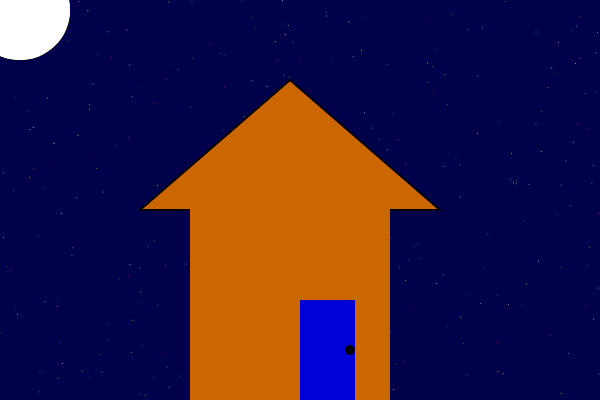
Frame 1 (no input)
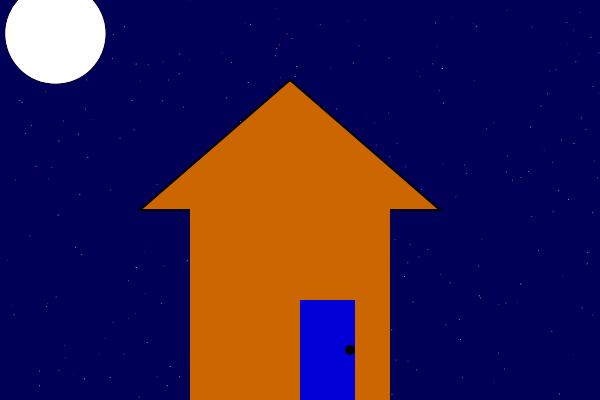
Frame 60 (no input)
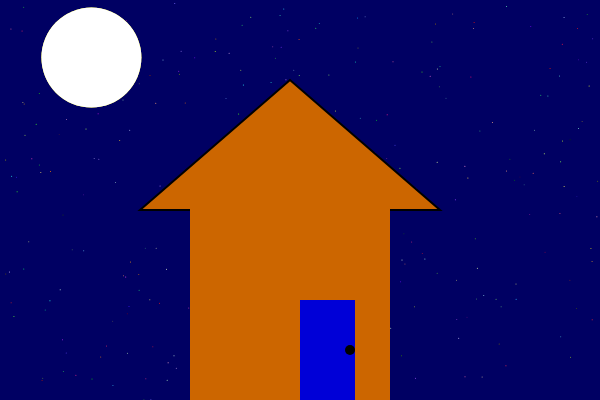
Frame 120 (the mouse pressed at the canvas centre since frame 60)

The p5.js sketch that drew these frames (run headless with seeded random() and noise() and a simulated clock; from frame 60 on, the mouse is pressed at the canvas centre):

// p5.js sketch
// ── sketch.js
/* 
Sean King
Final Project, I created a code in which a moon
decends into the night and becomes a sun that also
decends into the day.
Completed 10/5/2018
https://tocodeortogetacookie.wordpress.com/2018/10/05/final-project-i-made-it/
*/
function setup() { 
  createCanvas(600, 400);

  //setting variables for stars location
  for (var i = 0; i < 300; i++) {
    var x = random(width);
    var y = random(height);
    var r = random(1, 1);
    star[i] = new Star(x, y, r);
  }


}

function draw() {

  if (moon.x < width && moon.y < height) { //setting condition for moon and it's background
    background(0,0,70+moon.y*.5);
    for (var i = 0; i < star.length; i++) {
      star[i].move();
      star[i].show();
    }


  } else { //setting condition for sun's background

    background(245-sun.y*.50,245-sun.y*.50,245-sun.y*.15);
    tree(400,200,150); //declaration of the tree as a function

  }


  noStroke(); //structure of the sun
  fill(sun.r, sun.g, sun.b);
  ellipse(sun.x, sun.y, sun.diam, sun.diam);
  sun.x = sun.x + .6;
  sun.y = sun.y + .4;

  noStroke(); //structure of the moon
  fill(300);
  ellipse(moon.x, moon.y, moon.diam, moon.diam);
  moon.x = moon.x + .6;
  moon.y = moon.y + .4;

  if (moon.x > width && moon.y < height) { //condition that makes loop so moon switches to sun  after it ends the canvass

    sun.x = 20;
    sun.y = 10;

  }
  house(20, 30, 200); //declaration of the house as a function


}
// ── house.js

//Creating structure for the  house
function house (x, y, diameter) {
  
//Created house body
fill(204,102,0);
stroke(0);
strokeWeight(2);

//Created roof
triangle(x+120, y+180, x+270, y+50, x+420, y+180);
fill(204,102,0);
noStroke();
rect (x+170,y+170,diameter,diameter);

  
// Created door  
fill(0,0,215);
rect(x+280, y+270,55,100);
  
// Created doorknob
fill(0);
ellipse(350,350,10,10);
    
}

//Creating structure for tree
function tree (x, y, diameter) {
  

// tree trunk  
fill(153,51,0);
rect(x+120, y+50,20,150);
  
  //tree branch
fill(0,153,0);
ellipse(x+120,y+50,diameter,diameter)
  

    
}
// ── moon_and_sun.js

// Creating a "moon" object
var moon = {

  x: 20,
  y: 10,
  diam: 100

};

// Creating a "sun" object

var sun = {

  x: 20,
  y: 10,
  diam: 100,
  r: 255,
  g: 255,
  b: 0

};
// ── stars.js
/*Evening background
*/
var star = [];//Created array for stars

class Star { //Created constructor function emcompassing all components for the stars
  constructor(x, y, r) { 
    this.x = x; //Coordinates can be found in loop as glodal variable in sketch.js
    this.y = y;
    this.r = r;
  }

  move() {
    this.x = this.x + random(-1, 1);
    this.y = this.y + random(-1, 1);
  }

  show() {
    // stroke(255);
    // strokeWeight(4);
    fill(random(255),random(255),random(255));
    noStroke();
    ellipse(this.x, this.y, this.r)
  }
}
